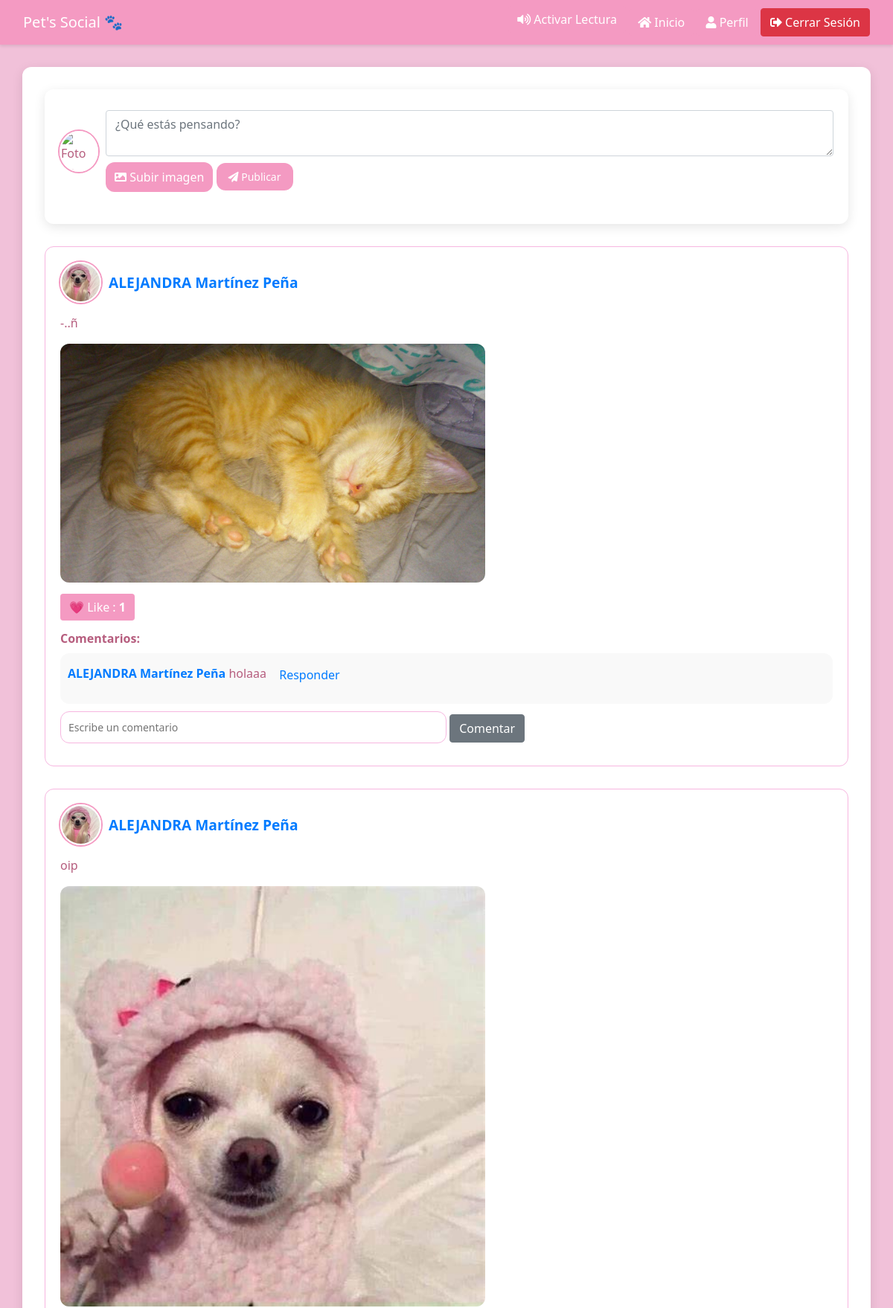
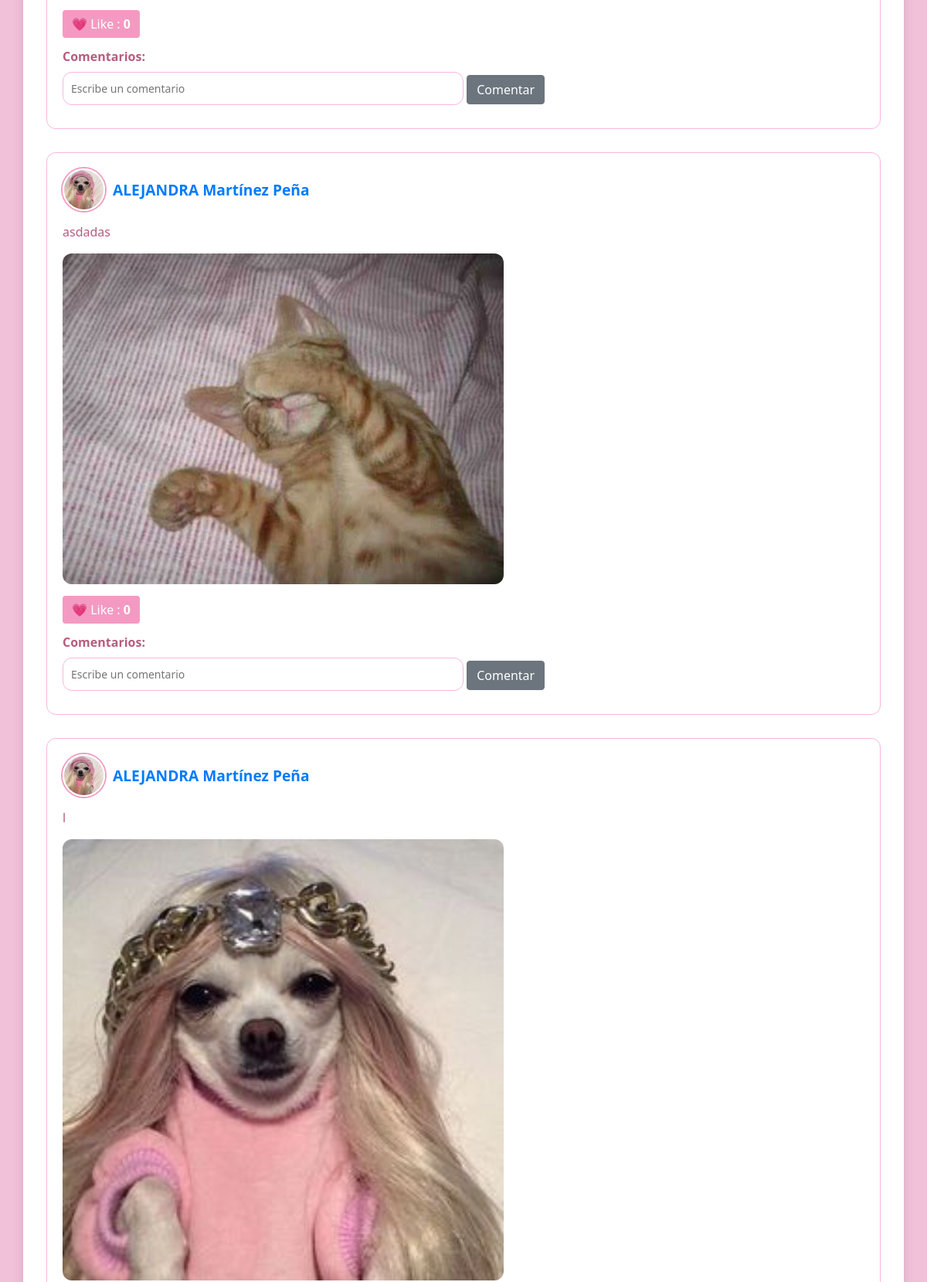
The app's page /timeline.php (upper part) with its own data (2 pictures, top to bottom).
### tables this page shows
CREATE TABLE `publicaciones` (
  `id` int(11) NOT NULL,
  `usuario` varchar(255) NOT NULL,
  `descripcion` text DEFAULT NULL,
  `imagen_ruta` varchar(255) DEFAULT NULL,
  `fecha` timestamp NOT NULL DEFAULT current_timestamp(),
  `usuario_id` int(11) NOT NULL
);

CREATE TABLE `usuarios` (
  `id` int(11) NOT NULL,
  `nombre` varchar(100) NOT NULL,
  `apellido` varchar(100) NOT NULL,
  `fecha_nacimiento` date NOT NULL,
  `email` varchar(255) NOT NULL,
  `contrasena` varchar(255) NOT NULL,
  `created_at` timestamp NOT NULL DEFAULT current_timestamp(),
  `foto_perfil` varchar(255) NOT NULL,
  `nombre_mascota` varchar(255) NOT NULL
);

CREATE TABLE `comentarios` (
  `id` int(11) NOT NULL,
  `id_publicacion` int(11) DEFAULT NULL,
  `usuario` varchar(50) DEFAULT NULL,
  `comentario` text DEFAULT NULL,
  `id_respuesta` int(11) DEFAULT NULL
);

### timeline.php (the view, shortened to what this page needs)
<?php
$host = 'localhost';
$dbname = 'petsinstagram';
$username = 'root';
$password = '';
try {
    $pdo = new PDO("mysql:host=$host;dbname=$dbname", $username, $password);
    $pdo->setAttribute(PDO::ATTR_ERRMODE, PDO::ERRMODE_EXCEPTION);
} catch (PDOException $e) {
    die("Error en la conexión: " . $e->getMessage());
}
$sql = "SELECT * FROM publicaciones ORDER BY id DESC";
$stmt = $pdo->query($sql);
$publicaciones = $stmt->fetchAll(PDO::FETCH_ASSOC);
$sql_comentarios = "SELECT * FROM comentarios where id_respuesta is NULL ORDER BY id ASC";
$stmt_comentarios = $pdo->query($sql_comentarios);
$comentarios = $stmt_comentarios->fetchAll(PDO::FETCH_ASSOC);
?>
<!DOCTYPE html>
<html lang="es">
<head>
    <link href="https://stackpath.bootstrapcdn.com/bootstrap/4.5.2/css/bootstrap.min.css" rel="stylesheet">
    <link href="https://cdnjs.cloudflare.com/ajax/libs/font-awesome/5.15.4/css/all.min.css" rel="stylesheet">
</head>
<body>
    <nav class="navbar navbar-expand-lg">
        <div class="container-fluid">
        <a class="navbar-brand" href="timeline.php">Pet's Social 🐾</a>
        <div>
        <button id="toggleReadAloud" class="btn btn-primary mb-2"><i class="fas fa-volume-up"></i> Activar Lectura</button>
                <a href="timeline.php" class="btn btn-primary me-2"><i class="fas fa-home"></i> Inicio</a>
                <a href="perfil.php" class="btn btn-primary me-2"><i class="fas fa-user"></i> Perfil</a>
                <a href="paginaInicio.html" class="btn btn-danger"><i class="fas fa-sign-out-alt"></i> Cerrar Sesión</a>
            </div>
        </div>
    </nav>
    <div class="container">
    <div class="upload-form">
                    <div class="post-header">
                    <img src="<?= htmlspecialchars($_SESSION['pet_photo']) ?>" class="profile-pic-small" alt="Foto de perfil">
                        <form action="procesar_subida.php" method="POST" enctype="multipart/form-data" class="w-100">
                            <textarea class="form-control mt-2" name="description" rows="2" placeholder="¿Qué estás pensando?" required></textarea>
                            <div class="file-input-container mt-2">
                                <label for="uploadedImage" style="cursor: pointer;"><i class="fas fa-image"></i> Subir imagen</label>
                                <button type="submit" class="btn btn-primary btn-sm mb-1"><i class="fas fa-paper-plane"></i> Publicar </button>
                            </div>
                        </form>
                    </div>
                </div>
        <?php foreach ($publicaciones as $publicacion): ?>
            <?php
                $sql_usuario = "SELECT foto_perfil FROM usuarios WHERE id = :usuario_id";
                $stmt_usuario = $pdo->prepare($sql_usuario);
                $stmt_usuario->execute(['usuario_id' => $publicacion['usuario_id']]);
                $usuario = $stmt_usuario->fetch(PDO::FETCH_ASSOC);
                $sql_likes = "SELECT * FROM likes where id_publicacion = $publicacion[id]";
                $stmt_likes = $pdo->query($sql_likes);
                $likes = $stmt_likes->fetchAll(PDO::FETCH_ASSOC);
            ?>
            <div class="post">
                <div class="post-header">
                    <img src="<?= htmlspecialchars($usuario['foto_perfil']) ?>" class="profile-pic-small" alt="Foto de perfil">
                    <h5>
                        <a href="perfil2.php?id=<?php echo urlencode($publicacion['usuario_id']); ?>">
                            <?php echo htmlspecialchars($publicacion['usuario']); ?>
                        </a>
                    </h5>
                </div>
                <p><?php echo htmlspecialchars($publicacion['descripcion']);  ?></p>
                <div class="post-image-container">
                    <img src="<?php echo htmlspecialchars($publicacion['imagen_ruta']); ?>" alt="Imagen de publicación" class="post-image"
                    data-bs-toggle="modal"
                    data-bs-target="#imageModal"
                    data-image="<?= htmlspecialchars($publicacion['imagen_ruta']) ?>"
                    data-post-id="<?= htmlspecialchars($publicacion['id']) ?>"
                    data-likes="<?= htmlspecialchars(Count($likes) ?? 0) ?>">
                </div>
                <div class="post-actions">
                    <button class="btn btn-primary btn-like" data-id="<?php echo $publicacion['id']; ?>"> 💗 Like : <strong class="likes"><?php echo htmlspecialchars(Count($likes) ?? 0); ?></strong></button>
                </div>
                <div class="comment-section">
                    <h6>Comentarios:</h6>
                    <?php foreach ($comentarios as $comentario): ?>
                        <?php if ($comentario['id_publicacion'] == $publicacion['id']): ?>
                            <div class="comment">
                                <strong>
                                    <a href="perfil2.php?usuario=<?php echo urlencode($comentario['usuario']); ?>&id=<?php echo urlencode($comentario['id']); ?>">
                                        <?php echo htmlspecialchars($comentario['usuario']); ?>
                                    </a>
                                </strong>
                                <?php echo htmlspecialchars($comentario['comentario']); ?>
                                <button class="btn btn-link btn-reply" data-id="<?php echo $comentario['id']; ?>">Responder</button>
                            </div>
                        <?php endif; ?>
                    <?php endforeach; ?>
                    <input type="text" class="comment-input" placeholder="Escribe un comentario">
                    <button class="btn btn-secondary btn-comment" data-id="<?php echo $publicacion['id']; ?>">Comentar</button>
                </div>
            </div>
        <?php endforeach; ?>
    </div>
</body>
</html>

### timeline.php (style rules this page uses)
:root { --color-1: #f1c1d9; --color-2: #f7b6e0; --color-3: #f49ac2; --color-4: #d57b9b; --color-5: #b65d7e; --border-radius: 12px; --font-size-base: 16px; }
body { background-color: var(--color-1); font-family: 'Segoe UI', Tahoma, Geneva, Verdana, sans-serif; color: var(--color-5); font-size: var(--font-size-base); }
h1, h2, h3, h4, h5, h6 { font-size: calc(var(--font-size-base) * 1.5); }
p { font-size: calc(var(--font-size-base) * 1); }
input, textarea, button { font-size: calc(var(--font-size-base) * 0.875); }
.navbar { background-color: var(--color-3); box-shadow: 0 2px 4px rgba(0, 0, 0, 0.1); }
.navbar-brand, .nav-link { color: white !important; }
.container { background-color: white; padding: 30px; border-radius: var(--border-radius); box-shadow: 0 4px 15px rgba(0, 0, 0, 0.1); margin-top: 30px; }
.profile-pic-small { width: 55px; height: 55px; border-radius: 50%; object-fit: cover; margin-right: 10px; border: 2px solid white; box-shadow: 0 0 0 2px var(--color-3); }
.post { margin-bottom: 30px; border: 1px solid var(--color-2); border-radius: var(--border-radius); padding: 20px; background-color: #fff; transition: transform 0.2s ease-in-out, box-shadow 0.2s ease-in-out; }
.post-header { display: flex; align-items: center; margin-bottom: 15px; }
.post-header h5 { margin: 0; font-size: 1.2rem; font-weight: bold; color: var(--color-5); }
.post-image-container { width: 55%; overflow: hidden; border-radius: var(--border-radius); margin-bottom: 15px; position: relative; cursor: pointer; }
.post-image-container img { width: 100%; object-fit: cover; transition: transform 0.3s ease; }
.post-actions { margin-bottom: 15px; }
.post-actions button { margin-right: 10px; transition: transform 0.2s ease-in-out; }
.comment-section { margin-top: 15px; }
.comment-section h6 { font-size: 1rem; font-weight: bold; color: var(--color-5); margin-bottom: 10px; }
.comment { margin-bottom: 10px; padding: 10px; background-color: #f9f9f9; border-radius: var(--border-radius); transition: background-color 0.2s ease-in-out; }
.comment strong { color: var(--color-3); }
.comment-input { width: 50%; padding: 10px; border: 1px solid var(--color-2); border-radius: var(--border-radius); margin-bottom: 10px; }
.upload-form { background-color: #fff; padding: 20px; border-radius: var(--border-radius); box-shadow: 0 4px 15px rgba(0, 0, 0, 0.1); margin-bottom: 30px; }
.post-header .file-input-container label { background-color: var(--color-3); color: white; padding: 8px 12px; border-radius: var(--border-radius); cursor: pointer; transition: background-color 0.3s ease; }
.post-header button { background-color: var(--color-3); color: white; border: none; padding: 8px 16px; border-radius: var(--border-radius); cursor: pointer; transition: background-color 0.3s ease; }
.btn-primary { background-color: var(--color-3); border: none; transition: background-color 0.3s ease; }

### records on screen
publicaciones: usuario.foto_perfil (picture), usuario "ALEJANDRA Martínez Peña", descripcion "-..ñ", imagen_ruta (picture), Count($likes) "1"
comentarios: usuario "ALEJANDRA Martínez Peña", comentario "holaaa"
publicaciones: usuario.foto_perfil (picture), usuario "ALEJANDRA Martínez Peña", descripcion "oip", imagen_ruta (picture), Count($likes) "0"
publicaciones: usuario.foto_perfil (picture), usuario "ALEJANDRA Martínez Peña", descripcion "asdadas", imagen_ruta (picture), Count($likes) "0"
publicaciones: usuario.foto_perfil (picture), usuario "ALEJANDRA Martínez Peña", descripcion "l", imagen_ruta (picture)
